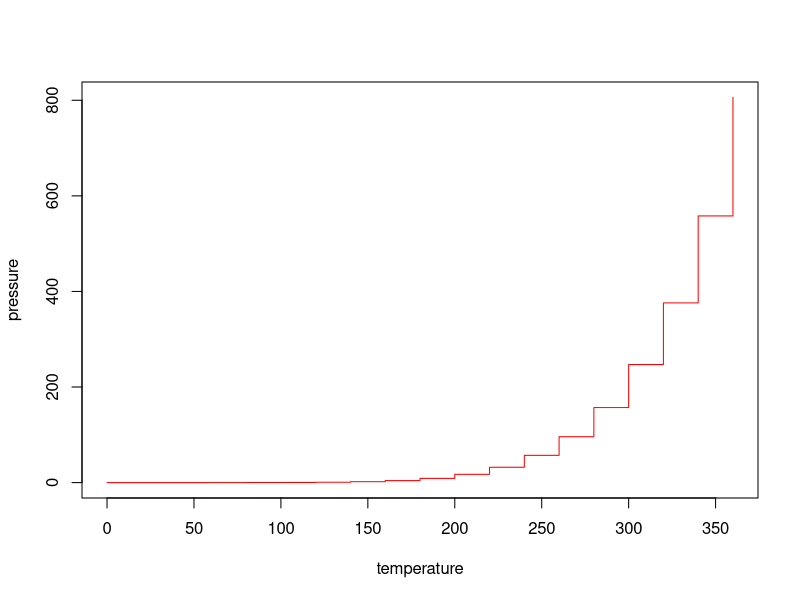

The R script that drew this image:
## ---- chunk 1
knitr::opts_chunk$set(echo = TRUE)
## ---- chunk 2
summary(cars)
## ---- chunk 3
plot(pressure,col="red",type="s")
